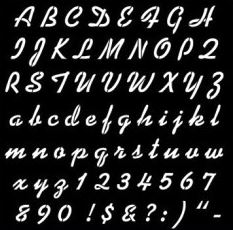
#> input picture CV/Open_CV/images/alphabet.JPG, 233 x 230 px, found by its file name
$ python 11.py
#> lines starting #> are read from the running program, lines starting #| are printed output that depends on the picture
import numpy as np
import cv2

def morph():
    img = cv2.imread("../images/alphabet.jpg", cv2.IMREAD_GRAYSCALE)
#> img: shape (230, 233); min 0, max 255, mean 38.2

    kernel = np.ones((3,3), np.uint8)

    erosion = cv2.erode(img, kernel=kernel, iterations=1)
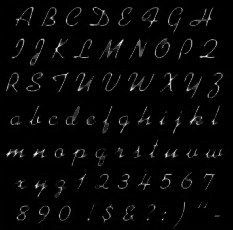
#> erosion: shape (230, 233); min 0, max 242, mean 6.9
    dilation = cv2.dilate(img, kernel, iterations=1)
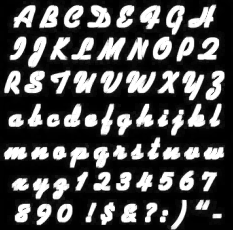
#> dilation: shape (230, 233); min 0, max 255, mean 76

    cv2.imshow('original', img)
    cv2.imshow('erosion', erosion)
    cv2.imshow('dilation', dilation)

    cv2.waitKey(0)
    cv2.destroyAllWindows()

morph()
